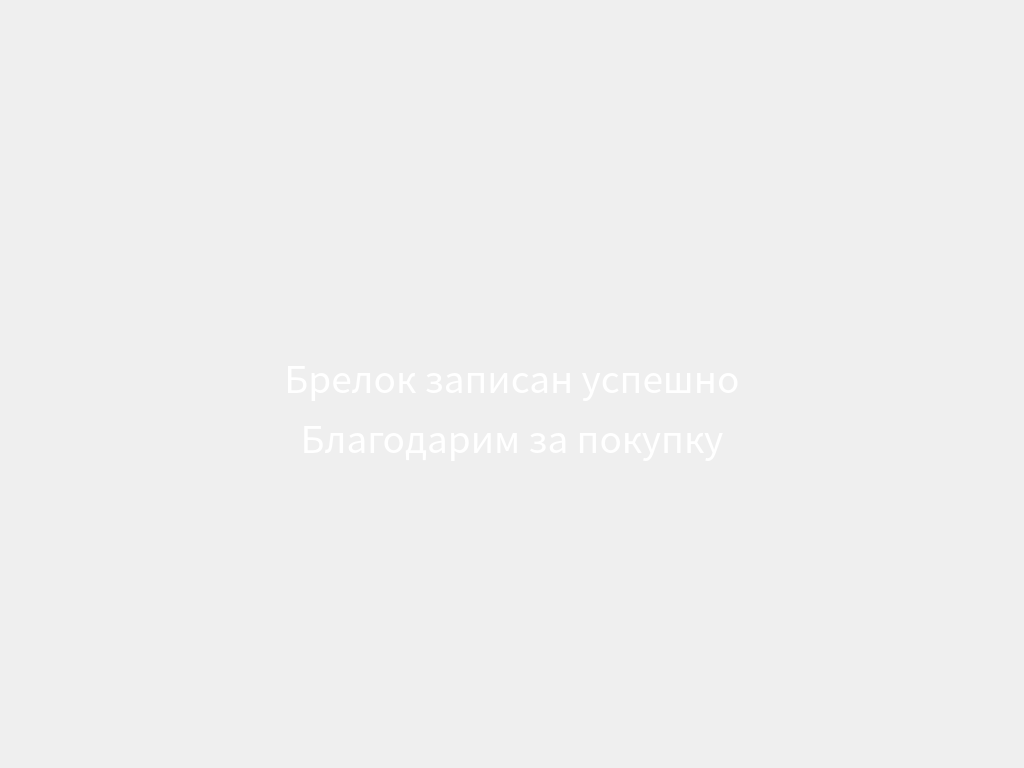
<?xml version="1.0" encoding="UTF-8"?>
<ui version="4.0">
 <class>Form</class>
 <widget class="QWidget" name="Form">
  <property name="geometry">
   <rect>
    <x>0</x>
    <y>0</y>
    <width>1024</width>
    <height>768</height>
   </rect>
  </property>
  <property name="windowTitle">
   <string>Form</string>
  </property>
  <property name="styleSheet">
   <string notr="true">background-image: url(./Resources/Forms/ScanBrelok/FormBackGround.jpg);</string>
  </property>
  <layout class="QVBoxLayout" name="verticalLayout_2">
   <item>
    <layout class="QVBoxLayout" name="verticalLayout">
     <item>
      <layout class="QHBoxLayout" name="horizontalLayout">
       <item>
        <layout class="QHBoxLayout" name="horizontalLayout_2">
         <item>
          <spacer name="horizontalSpacer">
           <property name="orientation">
            <enum>Qt::Horizontal</enum>
           </property>
           <property name="sizeHint" stdset="0">
            <size>
             <width>40</width>
             <height>20</height>
            </size>
           </property>
          </spacer>
         </item>
         <item>
          <widget class="QLabel" name="label_4">
           <property name="text">
            <string/>
           </property>
           <property name="pixmap">
            <pixmap>../Resources/Forms/Logo.png</pixmap>
           </property>
          </widget>
         </item>
        </layout>
       </item>
      </layout>
     </item>
     <item>
      <widget class="QLabel" name="label_3">
       <property name="text">
        <string/>
       </property>
       <property name="pixmap">
        <pixmap>../Resources/Forms/HandOK.png</pixmap>
       </property>
       <property name="alignment">
        <set>Qt::AlignCenter</set>
       </property>
      </widget>
     </item>
     <item>
      <spacer name="verticalSpacer">
       <property name="orientation">
        <enum>Qt::Vertical</enum>
       </property>
       <property name="sizeHint" stdset="0">
        <size>
         <width>20</width>
         <height>40</height>
        </size>
       </property>
      </spacer>
     </item>
     <item>
      <widget class="QLabel" name="label">
       <property name="font">
        <font>
         <family>Noto Sans CJK KR</family>
         <pointsize>28</pointsize>
         <weight>50</weight>
         <italic>false</italic>
         <bold>false</bold>
        </font>
       </property>
       <property name="styleSheet">
        <string notr="true">background-image: url(:/newPrefix/fon.png);
color: rgb(255, 255, 255);
font: 28pt &quot;Noto Sans CJK KR&quot;;</string>
       </property>
       <property name="text">
        <string>Брелок записан успешно</string>
       </property>
       <property name="alignment">
        <set>Qt::AlignCenter</set>
       </property>
      </widget>
     </item>
     <item>
      <widget class="QLabel" name="label_2">
       <property name="font">
        <font>
         <family>Noto Sans CJK KR</family>
         <pointsize>28</pointsize>
         <weight>50</weight>
         <italic>false</italic>
         <bold>false</bold>
        </font>
       </property>
       <property name="styleSheet">
        <string notr="true">background-image: url(:/newPrefix/fon.png);
color: rgb(255, 255, 255);
font: 28pt &quot;Noto Sans CJK KR&quot;;</string>
       </property>
       <property name="text">
        <string>Благодарим за покупку</string>
       </property>
       <property name="alignment">
        <set>Qt::AlignCenter</set>
       </property>
      </widget>
     </item>
     <item>
      <spacer name="verticalSpacer_2">
       <property name="orientation">
        <enum>Qt::Vertical</enum>
       </property>
       <property name="sizeHint" stdset="0">
        <size>
         <width>20</width>
         <height>40</height>
        </size>
       </property>
      </spacer>
     </item>
    </layout>
   </item>
  </layout>
 </widget>
 <resources/>
 <connections/>
</ui>
